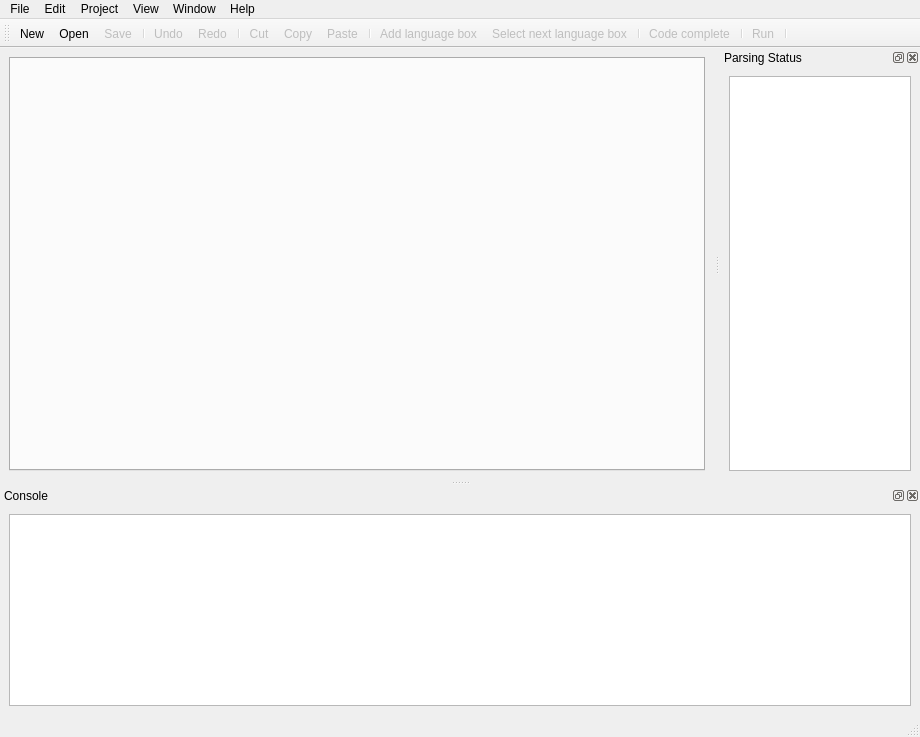
<?xml version='1.0' encoding='UTF-8'?>
<ui version="4.0">
 <class>MainWindow</class>
 <widget class="QMainWindow" name="MainWindow">
  <property name="geometry">
   <rect>
    <x>0</x>
    <y>0</y>
    <width>920</width>
    <height>737</height>
   </rect>
  </property>
  <property name="sizePolicy">
   <sizepolicy hsizetype="Preferred" vsizetype="Preferred">
    <horstretch>0</horstretch>
    <verstretch>0</verstretch>
   </sizepolicy>
  </property>
  <property name="windowTitle">
   <string>Eco - Editor for language composition</string>
  </property>
  <property name="windowIcon">
   <iconset>
    <normaloff>gui/eco.png</normaloff>gui/eco.png</iconset>
  </property>
  <widget class="QWidget" name="centralwidget">
   <layout class="QVBoxLayout" name="verticalLayout_4">
    <item>
     <widget class="QTabWidget" name="tabWidget">
      <property name="currentIndex">
       <number>-1</number>
      </property>
      <property name="tabsClosable">
       <bool>true</bool>
      </property>
      <property name="movable">
       <bool>true</bool>
      </property>
     </widget>
    </item>
   </layout>
  </widget>
  <widget class="QMenuBar" name="menubar">
   <property name="geometry">
    <rect>
     <x>0</x>
     <y>0</y>
     <width>920</width>
     <height>22</height>
    </rect>
   </property>
   <widget class="QMenu" name="menuFile">
    <property name="title">
     <string>File</string>
    </property>
    <addaction name="actionNew"/>
    <addaction name="actionOpen"/>
    <addaction name="separator"/>
    <addaction name="actionSave"/>
    <addaction name="actionSave_as"/>
    <addaction name="actionExport"/>
    <addaction name="actionExportAs"/>
    <addaction name="separator"/>
    <addaction name="actionSettings"/>
    <addaction name="separator"/>
    <addaction name="actionExit"/>
   </widget>
   <widget class="QMenu" name="menuPoject">
    <property name="title">
     <string>Project</string>
    </property>
    <addaction name="actionRun"/>
    <addaction name="actionProfile"/>
    <addaction name="actionVisualise_automatically"/>
   </widget>
   <widget class="QMenu" name="menuView">
    <property name="title">
     <string>View</string>
    </property>
    <addaction name="actionParse_Tree"/>
    <addaction name="actionStateGraph"/>
    <addaction name="actionPreview"/>
    <addaction name="actionInput_log"/>
    <addaction name="separator"/>
    <addaction name="actionShow_language_boxes"/>
    <addaction name="actionShow_namebinding"/>
    <addaction name="actionShow_indentation"/>
    <addaction name="actionShow_tool_visualisations"/>
    <addaction name="actionShow_lspaceview"/>
   </widget>
   <widget class="QMenu" name="menuInfo">
    <property name="title">
     <string>Help</string>
    </property>
    <addaction name="actionAbout"/>
   </widget>
   <widget class="QMenu" name="menuEdit">
    <property name="title">
     <string>Edit</string>
    </property>
    <widget class="QMenu" name="menuChange_language_box">
     <property name="enabled">
      <bool>false</bool>
     </property>
     <property name="title">
      <string>Change language box</string>
     </property>
     <property name="icon">
      <iconset theme="reload">
       <normaloff>.</normaloff>.</iconset>
     </property>
     <addaction name="actionDummy"/>
    </widget>
    <addaction name="actionUndo"/>
    <addaction name="actionRedo"/>
    <addaction name="separator"/>
    <addaction name="actionCut"/>
    <addaction name="actionCopy"/>
    <addaction name="actionPaste"/>
    <addaction name="separator"/>
    <addaction name="actionSelect_all"/>
    <addaction name="separator"/>
    <addaction name="actionFind"/>
    <addaction name="actionFind_next"/>
    <addaction name="separator"/>
    <addaction name="actionAdd_language_box"/>
    <addaction name="actionSelect_next_language_box"/>
    <addaction name="menuChange_language_box"/>
    <addaction name="separator"/>
    <addaction name="actionCode_complete"/>
   </widget>
   <widget class="QMenu" name="menuWindow">
    <property name="title">
     <string>Window</string>
    </property>
   </widget>
   <addaction name="menuFile"/>
   <addaction name="menuEdit"/>
   <addaction name="menuPoject"/>
   <addaction name="menuView"/>
   <addaction name="menuWindow"/>
   <addaction name="menuInfo"/>
  </widget>
  <widget class="QStatusBar" name="statusbar"/>
  <widget class="QToolBar" name="toolBar">
   <property name="windowTitle">
    <string>toolBar</string>
   </property>
   <property name="iconSize">
    <size>
     <width>16</width>
     <height>16</height>
    </size>
   </property>
   <attribute name="toolBarArea">
    <enum>TopToolBarArea</enum>
   </attribute>
   <attribute name="toolBarBreak">
    <bool>false</bool>
   </attribute>
   <addaction name="actionNew"/>
   <addaction name="actionOpen"/>
   <addaction name="actionSave"/>
   <addaction name="separator"/>
   <addaction name="actionUndo"/>
   <addaction name="actionRedo"/>
   <addaction name="separator"/>
   <addaction name="actionCut"/>
   <addaction name="actionCopy"/>
   <addaction name="actionPaste"/>
   <addaction name="separator"/>
   <addaction name="actionAdd_language_box"/>
   <addaction name="actionSelect_next_language_box"/>
   <addaction name="separator"/>
   <addaction name="actionCode_complete"/>
   <addaction name="separator"/>
   <addaction name="actionRun"/>
   <addaction name="separator"/>
  </widget>
  <widget class="QDockWidget" name="dockWidget_2">
   <property name="maximumSize">
    <size>
     <width>200</width>
     <height>524287</height>
    </size>
   </property>
   <property name="windowTitle">
    <string>Parsing Status</string>
   </property>
   <attribute name="dockWidgetArea">
    <number>2</number>
   </attribute>
   <widget class="QWidget" name="dockWidgetContents_2">
    <layout class="QHBoxLayout" name="horizontalLayout_5">
     <item>
      <widget class="QTreeWidget" name="treeWidget">
       <property name="alternatingRowColors">
        <bool>false</bool>
       </property>
       <property name="textElideMode">
        <enum>Qt::ElideRight</enum>
       </property>
       <property name="indentation">
        <number>20</number>
       </property>
       <property name="rootIsDecorated">
        <bool>false</bool>
       </property>
       <property name="uniformRowHeights">
        <bool>false</bool>
       </property>
       <property name="animated">
        <bool>false</bool>
       </property>
       <property name="allColumnsShowFocus">
        <bool>false</bool>
       </property>
       <attribute name="headerVisible">
        <bool>false</bool>
       </attribute>
       <column>
        <property name="text">
         <string>1</string>
        </property>
       </column>
      </widget>
     </item>
    </layout>
   </widget>
  </widget>
  <widget class="QDockWidget" name="dockWidget">
   <property name="windowTitle">
    <string>Console</string>
   </property>
   <attribute name="dockWidgetArea">
    <number>8</number>
   </attribute>
   <widget class="QWidget" name="dockWidgetContents">
    <layout class="QVBoxLayout" name="verticalLayout">
     <item>
      <widget class="QTextEdit" name="teConsole">
       <property name="readOnly">
        <bool>true</bool>
       </property>
      </widget>
     </item>
    </layout>
   </widget>
  </widget>
  <action name="actionImport">
   <property name="icon">
    <iconset theme="document-import">
     <normaloff>../../../../../.designer</normaloff>../../../../../.designer</iconset>
   </property>
   <property name="text">
    <string>Import...</string>
   </property>
  </action>
  <action name="actionOpen">
   <property name="icon">
    <iconset theme="document-open">
     <normaloff>../../../../../.designer</normaloff>../../../../../.designer</iconset>
   </property>
   <property name="text">
    <string>Open...</string>
   </property>
   <property name="shortcut">
    <string>Ctrl+O</string>
   </property>
  </action>
  <action name="actionSave">
   <property name="enabled">
    <bool>false</bool>
   </property>
   <property name="icon">
    <iconset theme="document-save">
     <normaloff>../../../../../.designer</normaloff>../../../../../.designer</iconset>
   </property>
   <property name="text">
    <string>Save</string>
   </property>
   <property name="shortcut">
    <string>Ctrl+S</string>
   </property>
  </action>
  <action name="actionNew">
   <property name="icon">
    <iconset theme="document-new">
     <normaloff>../../../../../.designer</normaloff>../../../../../.designer</iconset>
   </property>
   <property name="text">
    <string>New...</string>
   </property>
   <property name="shortcut">
    <string>Ctrl+N</string>
   </property>
  </action>
  <action name="actionRun">
   <property name="enabled">
    <bool>false</bool>
   </property>
   <property name="icon">
    <iconset theme="system-run">
     <normaloff>../../../../../.designer/backup</normaloff>../../../../../.designer/backup</iconset>
   </property>
   <property name="text">
    <string>Run</string>
   </property>
  </action>
  <action name="actionParse_Tree">
   <property name="checkable">
    <bool>false</bool>
   </property>
   <property name="checked">
    <bool>false</bool>
   </property>
   <property name="enabled">
    <bool>false</bool>
   </property>
   <property name="text">
    <string>Tree</string>
   </property>
  </action>
  <action name="actionAbout">
   <property name="icon">
    <iconset theme="help-about">
     <normaloff>../../../../../.designer/backup</normaloff>../../../../../.designer/backup</iconset>
   </property>
   <property name="text">
    <string>About</string>
   </property>
  </action>
  <action name="actionStateGraph">
   <property name="enabled">
    <bool>false</bool>
   </property>
   <property name="text">
    <string>StateGraph</string>
   </property>
  </action>
  <action name="actionUndo">
   <property name="enabled">
    <bool>false</bool>
   </property>
   <property name="icon">
    <iconset theme="edit-undo">
     <normaloff>.</normaloff>.</iconset>
   </property>
   <property name="text">
    <string>Undo</string>
   </property>
   <property name="shortcut">
    <string>Ctrl+Z</string>
   </property>
  </action>
  <action name="actionRedo">
   <property name="enabled">
    <bool>false</bool>
   </property>
   <property name="icon">
    <iconset theme="edit-redo">
     <normaloff>.</normaloff>.</iconset>
   </property>
   <property name="text">
    <string>Redo</string>
   </property>
   <property name="shortcut">
    <string>Ctrl+Shift+Z</string>
   </property>
  </action>
  <action name="actionCut">
   <property name="enabled">
    <bool>false</bool>
   </property>
   <property name="icon">
    <iconset theme="edit-cut">
     <normaloff>.</normaloff>.</iconset>
   </property>
   <property name="text">
    <string>Cut</string>
   </property>
   <property name="shortcut">
    <string>Ctrl+X</string>
   </property>
  </action>
  <action name="actionCopy">
   <property name="enabled">
    <bool>false</bool>
   </property>
   <property name="icon">
    <iconset theme="edit-copy">
     <normaloff>.</normaloff>.</iconset>
   </property>
   <property name="text">
    <string>Copy</string>
   </property>
   <property name="shortcut">
    <string>Ctrl+C</string>
   </property>
  </action>
  <action name="actionPaste">
   <property name="enabled">
    <bool>false</bool>
   </property>
   <property name="icon">
    <iconset theme="edit-paste">
     <normaloff>.</normaloff>.</iconset>
   </property>
   <property name="text">
    <string>Paste</string>
   </property>
   <property name="shortcut">
    <string>Ctrl+V</string>
   </property>
  </action>
  <action name="actionSave_as">
   <property name="enabled">
    <bool>false</bool>
   </property>
   <property name="icon">
    <iconset theme="document-save-as">
     <normaloff>../../../../../.designer/backup</normaloff>../../../../../.designer/backup</iconset>
   </property>
   <property name="text">
    <string>Save as...</string>
   </property>
   <property name="shortcut">
    <string>Ctrl+Shift+S</string>
   </property>
  </action>
  <action name="actionAdd_language_box">
   <property name="enabled">
    <bool>false</bool>
   </property>
   <property name="icon">
    <iconset theme="list-add">
     <normaloff>.</normaloff>.</iconset>
   </property>
   <property name="text">
    <string>Add language box</string>
   </property>
   <property name="shortcut">
    <string>Ctrl+L</string>
   </property>
  </action>
  <action name="actionSelect_next_language_box">
   <property name="enabled">
    <bool>false</bool>
   </property>
   <property name="icon">
    <iconset theme="go-next">
     <normaloff>.</normaloff>.</iconset>
   </property>
   <property name="text">
    <string>Select next language box</string>
   </property>
   <property name="shortcut">
    <string>Ctrl+Shift+L</string>
   </property>
  </action>
  <action name="actionExit">
   <property name="text">
    <string>Exit</string>
   </property>
  </action>
  <action name="actionFind">
   <property name="enabled">
    <bool>false</bool>
   </property>
   <property name="icon">
    <iconset theme="find">
     <normaloff>../../../../../.designer/backup</normaloff>../../../../../.designer/backup</iconset>
   </property>
   <property name="text">
    <string>Find...</string>
   </property>
   <property name="shortcut">
    <string>Ctrl+F</string>
   </property>
  </action>
  <action name="actionCode_complete">
   <property name="enabled">
    <bool>false</bool>
   </property>
   <property name="icon">
    <iconset theme="insert-text">
     <normaloff>../../../../../.designer/backup</normaloff>../../../../../.designer/backup</iconset>
   </property>
   <property name="text">
    <string>Code complete</string>
   </property>
   <property name="shortcut">
    <string>Ctrl+Space</string>
   </property>
  </action>
  <action name="actionShow_language_boxes">
   <property name="checkable">
    <bool>true</bool>
   </property>
   <property name="checked">
    <bool>true</bool>
   </property>
   <property name="text">
    <string>Highlight language boxes</string>
   </property>
  </action>
  <action name="actionFind_next">
   <property name="enabled">
    <bool>false</bool>
   </property>
   <property name="text">
    <string>Find next</string>
   </property>
   <property name="shortcut">
    <string>Ctrl+G</string>
   </property>
  </action>
  <action name="actionSelect_all">
   <property name="enabled">
    <bool>false</bool>
   </property>
   <property name="text">
    <string>Select all</string>
   </property>
   <property name="shortcut">
    <string>Ctrl+A</string>
   </property>
  </action>
  <action name="actionExportAs">
   <property name="enabled">
    <bool>false</bool>
   </property>
   <property name="icon">
    <iconset theme="document-export">
     <normaloff>.</normaloff>.</iconset>
   </property>
   <property name="text">
    <string>Export as...</string>
   </property>
   <property name="shortcut">
    <string>Ctrl+Shift+E</string>
   </property>
  </action>
  <action name="actionExport">
   <property name="enabled">
    <bool>false</bool>
   </property>
   <property name="icon">
    <iconset theme="document-export">
     <normaloff>.</normaloff>.</iconset>
   </property>
   <property name="text">
    <string>Export</string>
   </property>
   <property name="shortcut">
    <string>Ctrl+E</string>
   </property>
  </action>
  <action name="actionSettings">
   <property name="icon">
    <iconset theme="gnome-settings">
     <normaloff>.</normaloff>.</iconset>
   </property>
   <property name="text">
    <string>Settings...</string>
   </property>
  </action>
  <action name="actionPreview">
   <property name="enabled">
    <bool>false</bool>
   </property>
   <property name="text">
    <string>Preview...</string>
   </property>
  </action>
  <action name="actionShow_namebinding">
   <property name="checkable">
    <bool>true</bool>
   </property>
   <property name="text">
    <string>Show namebinding</string>
   </property>
  </action>
  <action name="actionShow_indentation">
   <property name="checkable">
    <bool>true</bool>
   </property>
   <property name="text">
    <string>Show indentation</string>
   </property>
  </action>
  <action name="actionDummy">
   <property name="text">
    <string>dummy</string>
   </property>
  </action>
  <action name="actionInput_log">
   <property name="enabled">
    <bool>false</bool>
   </property>
   <property name="text">
    <string>Input log...</string>
   </property>
  </action>
  <action name="actionProfile">
   <property name="enabled">
    <bool>false</bool>
   </property>
   <property name="text">
    <string>Profile</string>
   </property>
  </action>
  <action name="actionShow_tool_visualisations">
   <property name="checkable">
    <bool>true</bool>
   </property>
   <property name="text">
    <string>Show tool visualisations</string>
   </property>
  </action>
  <action name="actionVisualise_automatically">
   <property name="checkable">
    <bool>true</bool>
   </property>
   <property name="text">
    <string>Visualise automatically</string>
   </property>
  </action>
  <action name="actionShow_lspaceview">
   <property name="text">
    <string>View in LSpace</string>
   </property>
  </action>
 </widget>
 <resources/>
 <connections/>
</ui>
